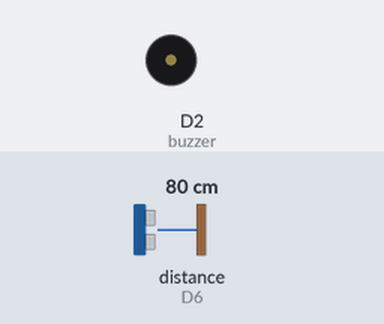
A sketch run on a simulated ESP8266 (NodeMCU). On the bench: buzzer (waves = sounding). Wiring (inferred from the names in the program): ultrasonic range finder: trigger D5; echo D6. The inputs (shaded band) are chosen by the test bench; at power-on: distance to the obstacle (sensor on D6) 80 cm. The echo pulse lasts 58.3 µs per cm.

Above: at 1.2 s.
1.3 s: distance to the obstacle (sensor on D6) set to 29 cm
2.8 s: distance to the obstacle (sensor on D6) set to 23 cm
At 3.12 s:
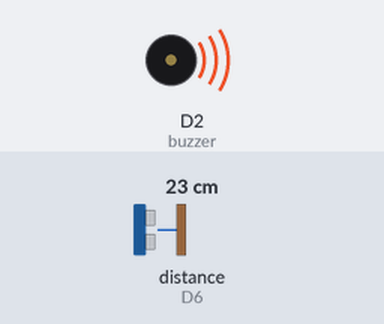
5.8 s: distance to the obstacle (sensor on D6) set to 35 cm
At 5.8 s:
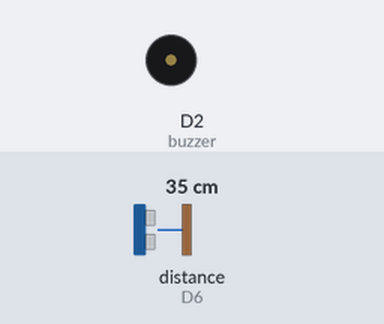
7.3 s: distance to the obstacle (sensor on D6) set to 2 cm
At 7.58 s:
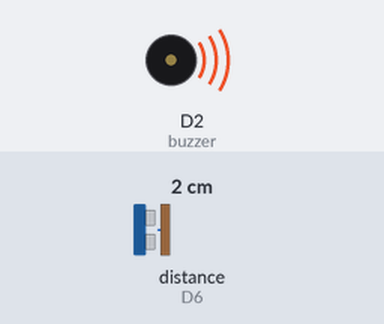
Timing chart, 0 to 11.3 s (numbered marks = the images above; inputs shaded):
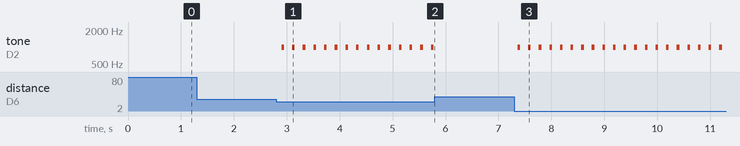

Measured:
- the behaviour switches between 26 and 25 cm on distance to the obstacle (sensor on D6) (found by bisection; images 0 and 1)
- after the input at 1.3 s, every drawn part: stays the same
- after the input at 2.8 s, tone on D2 (buzzer): alternates 1000 Hz for 0.05 s and silent for 0.15 s, starting after 0.10 s
- after the input at 5.8 s, tone on D2 (buzzer): stops changing and stays silent
- after the input at 7.3 s, tone on D2 (buzzer): alternates 1000 Hz for 0.05 s and silent for 0.15 s, starting after 0.06 s

The sketch:

Buzzer_ultrasonic.ino
```cpp
/*
   Credits: www.plusivo.com

   Lesson 11: Buzzer and Ultrasonic

   The code below is created for the lesson "Buzzer and Ultrasonic"
   and combines two lessons, lesson 9, Buzzer, and lesson 5, Ultrasonic.

   The code below uses an ultrasonic module to measure the distance
   and when the distance is less than 25 cm, the buzzer will start
   to beep.

   More information about the connections can be found in the guide.

*/

//declare the pins used by the module
const int echoPin = D6;
const int trigPin = D5;

//declare the pin used by the buzzer
const int buzzer = D2;

//declare 2 variables which help us later to calculate the distance
long duration;
double distance;

void setup()
{
  //start the serial communication with the computer at 115200 bits/s
  Serial.begin(115200);

  //set the mode of the pin used by the buzzer as OUTPUT
  pinMode(buzzer, OUTPUT);

  //the trigger pin (transmitter) must be set as OUTPUT
  pinMode(trigPin, OUTPUT);

  //the echo pin (receiver) must be set as INPUT
  pinMode(echoPin, INPUT);
}

void loop()
{
  //set the trigPin LOW in order to prepare for the next reading
  digitalWrite(trigPin, LOW);

  //delay for 2 microseconds
  // 1 microsecond = 10^(-6) seconds
  delayMicroseconds(2);

  //generate a ultrasound for 10 microseconds then turn off the transmitter.
  digitalWrite(trigPin, HIGH);
  delayMicroseconds(10);
  digitalWrite(trigPin, LOW);

  //reads the echoPin, returns the sound wave travel time in microseconds
  duration = pulseIn(echoPin, HIGH);

  //using the formula shown in the guide, calculate the distance
  distance = duration*0.034/2;

  if(distance < 25)
  {
    //creating the beeping effect
    //turn on the buzzer at a
    //frequency of 1kHz(1000Hz)
    //and wait 50 ms
    tone(buzzer, 1000);
    delay(50);

    //turn off the buzzer
    //and wait 50 ms
    noTone(buzzer);
    delay(50);
  }
  else
  {
    //turn off the buzzer
    noTone(buzzer);
  }

  //wait for 0.1s
  delay(100);
}
```
